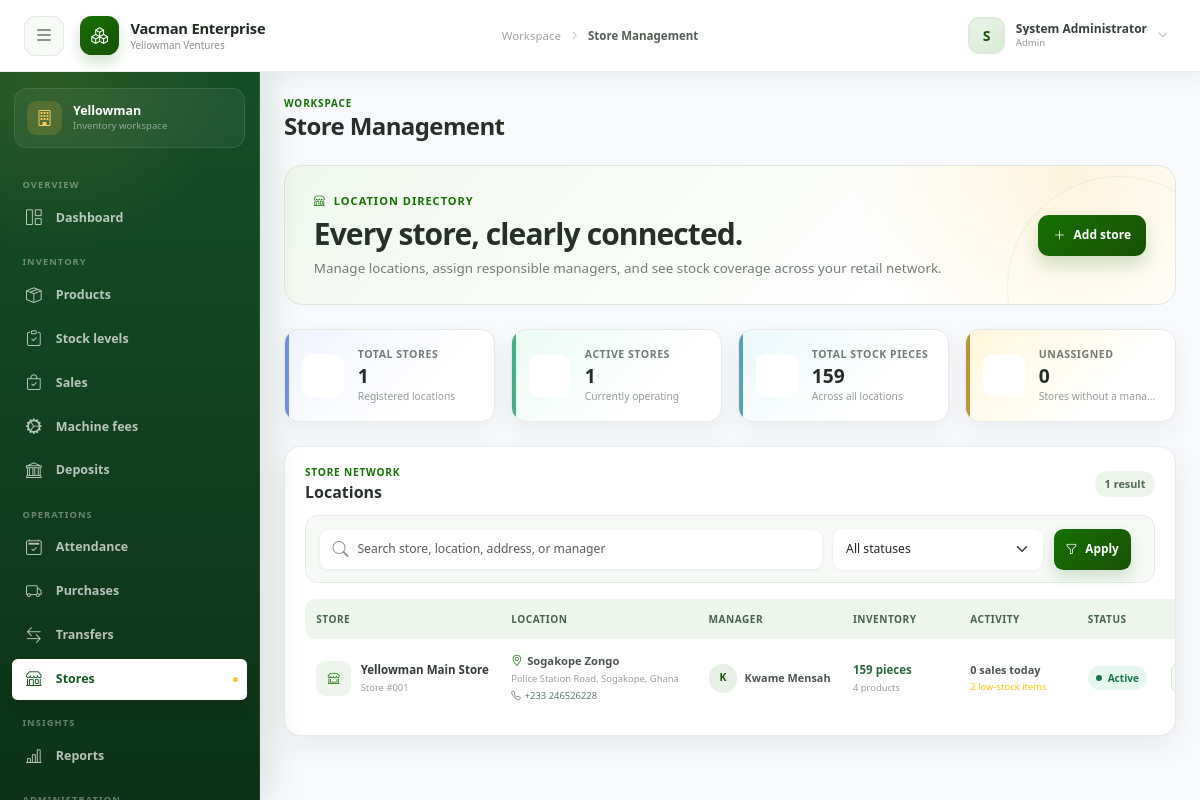
Page /stores.php (signed in) on the committed database.
### tables this page shows
CREATE TABLE IF NOT EXISTS `users` (
  `id` int(11) NOT NULL AUTO_INCREMENT,
  `username` varchar(50) NOT NULL,
  `password` varchar(255) NOT NULL,
  `full_name` varchar(100) NOT NULL,
  `email` varchar(100) DEFAULT NULL,
  `phone` varchar(20) DEFAULT NULL,
  `photo` varchar(255) DEFAULT NULL,
  `role` enum('admin','manager','mini_manager','cashier','warehouse','sales_clerk','staff') NOT NULL DEFAULT 'sales_clerk',
  `roles` varchar(255) DEFAULT NULL,
  `store_id` int(11) DEFAULT NULL,
  `status` enum('active','frozen') NOT NULL DEFAULT 'active',
  `created_at` timestamp NOT NULL DEFAULT current_timestamp(),
  `updated_at` timestamp NOT NULL DEFAULT current_timestamp() ON UPDATE current_timestamp(),
  PRIMARY KEY (`id`),
  UNIQUE KEY `username` (`username`),
  KEY `idx_username` (`username`),
  KEY `idx_role` (`role`),
  KEY `store_id` (`store_id`),
  KEY `idx_user_status` (`status`)
);

CREATE TABLE IF NOT EXISTS `stores` (
  `id` int(11) NOT NULL AUTO_INCREMENT,
  `name` varchar(100) NOT NULL,
  `location` varchar(255) NOT NULL,
  `address` text DEFAULT NULL,
  `contact_phone` varchar(20) DEFAULT NULL,
  `manager_id` int(11) DEFAULT NULL,
  `status` enum('active','inactive') DEFAULT 'active',
  `created_at` timestamp NOT NULL DEFAULT current_timestamp(),
  `updated_at` timestamp NOT NULL DEFAULT current_timestamp() ON UPDATE current_timestamp(),
  PRIMARY KEY (`id`),
  KEY `manager_id` (`manager_id`),
  KEY `idx_status` (`status`)
);

### includes/functions.php (called while the page is built, shortened)
<?php
function e(?string $value): string
{
    return htmlspecialchars($value ?? '', ENT_QUOTES, 'UTF-8');
}
function old(array $source, string $key, string $default = ''): string
{
    return e((string) ($source[$key] ?? $default));
}

### stores.php (the view, shortened to what this page needs)
<?php
$pdo = db();
$sql = "SELECT s.*, u.full_name AS manager_name,
               COUNT(i.id) AS product_count,
               COALESCE(SUM(i.quantity), 0) AS total_units,
               COALESCE(SUM(i.quantity <= p.reorder_level), 0) AS low_stock_count,
               (SELECT COUNT(*) FROM sales sa WHERE sa.store_id = s.id AND sa.payment_status = 'approved' AND DATE(sa.sale_date) = CURDATE()) AS sales_today
        FROM stores s
        LEFT JOIN users u ON u.id = s.manager_id
        LEFT JOIN inventory i ON i.store_id = s.id
        LEFT JOIN products p ON p.id = i.product_id";
$params = [];
$sql .= ' GROUP BY s.id, u.full_name ORDER BY s.name';
$storeStmt = $pdo->prepare($sql);
$storeStmt->execute($params);
$stores = $storeStmt->fetchAll();
$storeMetrics = $pdo->query("SELECT
    COUNT(*) AS total_stores,
    COALESCE(SUM(status = 'active'), 0) AS active_stores,
    COALESCE(SUM(manager_id IS NULL), 0) AS unassigned_stores,
    (SELECT COALESCE(SUM(quantity), 0) FROM inventory) AS total_units
    FROM stores")->fetch();
require __DIR__ . '/includes/header.php';
?>
<section class="store-hero mb-4">
  <div>
    <span class="store-overline"><i class="bi bi-shop me-2"></i>Location directory</span>
    <h2>Every store, clearly connected.</h2>
    <p>Manage locations, assign responsible managers, and see stock coverage across your retail network.</p>
  </div>
  <button class="btn store-new-button" data-bs-toggle="modal" data-bs-target="#addStoreModal"><i class="bi bi-plus-lg me-2"></i>Add store</button>
</section>
<section class="store-kpi-grid mb-4" aria-label="Store summary">
  <div class="store-kpi store-kpi-total"><span class="store-kpi-icon"><i class="bi bi-buildings"></i></span><div><span>Total stores</span><strong><?= (int) $storeMetrics['total_stores'] ?></strong><small>Registered locations</small></div></div>
  <div class="store-kpi store-kpi-active"><span class="store-kpi-icon"><i class="bi bi-shop-window"></i></span><div><span>Active stores</span><strong><?= (int) $storeMetrics['active_stores'] ?></strong><small>Currently operating</small></div></div>
  <div class="store-kpi store-kpi-stock"><span class="store-kpi-icon"><i class="bi bi-box-seam"></i></span><div><span>Total stock pieces</span><strong><?= number_format((int) $storeMetrics['total_units']) ?></strong><small>Across all locations</small></div></div>
  <div class="store-kpi store-kpi-manager"><span class="store-kpi-icon"><i class="bi bi-person-exclamation"></i></span><div><span>Unassigned</span><strong><?= (int) $storeMetrics['unassigned_stores'] ?></strong><small>Stores without a manager</small></div></div>
</section>
<section class="store-panel">
  <header class="store-panel-header">
    <div><span class="store-section-label">Store network</span><h3>Locations</h3></div>
    <span class="store-result-count"><?= count($stores) ?> result<?= count($stores) === 1 ? '' : 's' ?></span>
  </header>
  <form class="store-filters" method="GET" action="stores.php" role="search">
    <div class="store-search"><i class="bi bi-search"></i><input type="search" class="form-control" name="q" value="<?= old($_GET, 'q') ?>" placeholder="Search store, location, address, or manager"></div>
    <select class="form-select" name="status" aria-label="Filter by status"><option value="all">All statuses</option></select>
    <button class="btn store-filter-button" type="submit"><i class="bi bi-funnel me-2"></i>Apply</button>
  </form>
  <div class="table-responsive store-table-wrap">
    <table class="table align-middle store-table mb-0">
      <thead><tr><th>Store</th><th>Location</th><th>Manager</th><th>Inventory</th><th>Activity</th><th>Status</th><th class="text-end">Actions</th></tr></thead>
      <tbody>
        <?php if (!$stores): ?>
        <tr><td colspan="7"><div class="store-empty"><i class="bi bi-shop"></i><strong>No stores found</strong><span>Add a location or adjust the filters to see your store network.</span></div></td></tr>
        <?php else: foreach ($stores as $store): ?>
        <tr>
          <td><div class="store-identity"><span><i class="bi bi-shop-window"></i></span><div><strong><?= e($store['name']) ?></strong><small>Store #<?= str_pad((string) $store['id'], 3, '0', STR_PAD_LEFT) ?></small></div></div></td>
          <td><div class="store-location"><strong><i class="bi bi-geo-alt"></i><?= e($store['location']) ?></strong><small><?= e($store['address'] ?: 'No street address') ?></small><?php if ($store['contact_phone']): ?><a href="tel:<?= e($store['contact_phone']) ?>"><i class="bi bi-telephone"></i><?= e($store['contact_phone']) ?></a><?php endif; ?></div></td>
          <td><?php if ($store['manager_name']): ?><div class="store-manager"><span><?= e(strtoupper(substr($store['manager_name'], 0, 1))) ?></span><strong><?= e($store['manager_name']) ?></strong></div><?php else: ?><span class="store-unassigned"><i class="bi bi-person-plus"></i>Unassigned</span><?php endif; ?></td>
          <td><div class="store-stock"><strong><?= number_format((int) $store['total_units']) ?> pieces</strong><small><?= (int) $store['product_count'] ?> product<?= (int) $store['product_count'] === 1 ? '' : 's' ?></small></div></td>
          <td><div class="store-activity"><strong><?= (int) $store['sales_today'] ?> sale<?= (int) $store['sales_today'] === 1 ? '' : 's' ?> today</strong><small class="<?= (int) $store['low_stock_count'] > 0 ? 'text-warning' : '' ?>"><?= (int) $store['low_stock_count'] ?> low-stock item<?= (int) $store['low_stock_count'] === 1 ? '' : 's' ?></small></div></td>
          <td><span class="store-status <?= e($store['status']) ?>"><i></i><?= e(ucfirst($store['status'])) ?></span></td>
          <td class="text-end"><div class="store-actions">
            <button type="button" class="btn store-edit-button" data-bs-toggle="modal" data-bs-target="#editStoreModal" data-store-id="<?= (int) $store['id'] ?>" data-store-name="<?= e($store['name']) ?>" data-store-location="<?= e($store['location']) ?>" data-store-address="<?= e($store['address'] ?? '') ?>" data-store-phone="<?= e($store['contact_phone'] ?? '') ?>" data-store-manager="<?= e((string) ($store['manager_id'] ?? '')) ?>" data-store-status="<?= e($store['status']) ?>"><i class="bi bi-pencil"></i><span>Edit</span></button>
          </div></td>
        </tr>
        <?php endforeach; endif; ?>
      </tbody>
    </table>
  </div>
</section>
<?php
require __DIR__ . '/includes/footer.php';
?>

### rows in the picture
users: stores.name "Yellowman Main Store", stores.id "001", stores.location "Sogakope Zongo", stores.address "Police Station Road, Sogakope, Ghana", stores.contact_phone "+233 246526228", full_name "K", full_name "Kwame Mensah", total_units "159", product_count "4", sales_today "0", low_stock_count "2", stores.status "Active"

### other values in the picture
APP_NAME "Vacman Enterprise"
BUSINESS_NAME "Yellowman Ventures"
$pageTitle "Store Management"
substr($user['full_name'] ?? 'U', 0, 1) "S"
$user['full_name'] "System Administrator"
implode(' · ', $userRoleLabels) "Admin"
$storeMetrics['total_stores'] "1"
$storeMetrics['active_stores'] "1"
$storeMetrics['total_units'] "159"
$storeMetrics['unassigned_stores'] "0"
count($stores) "1"
